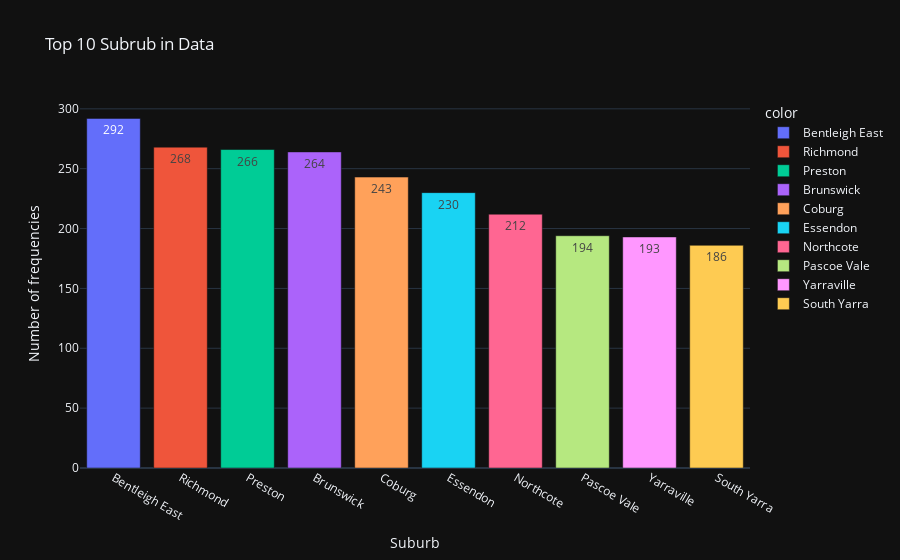

Write notebook code for a chart like this one.
### Code cell
fig = px.bar(df_cleaned['Suburb'].value_counts()[:10],
             color = df_cleaned['Suburb'].value_counts()[:10].index,
             template = 'plotly_dark',
             title = 'Top 10 Subrub in Data',
             labels = {'Subrub':'Name of Subrub','value':'Number of frequencies'},
             text_auto = True
             )
fig.show()

### Figure 1 — Plotly figure (JSON) as saved in the notebook; plotly's stock layout.template omitted (floating-point values rounded to 4 significant figures)
{"data": [{"hovertemplate": "color=Bentleigh East<br>Suburb=%{x}<br>Number of frequencies=%{y}<extra></extra>", "legendgroup": "Bentleigh East", "marker": {"color": "#636efa", "pattern": {"shape": ""}}, "name": "Bentleigh East", "orientation": "v", "showlegend": true, "textposition": "auto", "texttemplate": "%{y}", "type": "bar", "x": ["Bentleigh East"], "xaxis": "x", "y": [292], "yaxis": "y"}, {"hovertemplate": "color=Richmond<br>Suburb=%{x}<br>Number of frequencies=%{y}<extra></extra>", "legendgroup": "Richmond", "marker": {"color": "#EF553B", "pattern": {"shape": ""}}, "name": "Richmond", "orientation": "v", "showlegend": true, "textposition": "auto", "texttemplate": "%{y}", "type": "bar", "x": ["Richmond"], "xaxis": "x", "y": [268], "yaxis": "y"}, {"hovertemplate": "color=Preston<br>Suburb=%{x}<br>Number of frequencies=%{y}<extra></extra>", "legendgroup": "Preston", "marker": {"color": "#00cc96", "pattern": {"shape": ""}}, "name": "Preston", "orientation": "v", "showlegend": true, "textposition": "auto", "texttemplate": "%{y}", "type": "bar", "x": ["Preston"], "xaxis": "x", "y": [266], "yaxis": "y"}, {"hovertemplate": "color=Brunswick<br>Suburb=%{x}<br>Number of frequencies=%{y}<extra></extra>", "legendgroup": "Brunswick", "marker": {"color": "#ab63fa", "pattern": {"shape": ""}}, "name": "Brunswick", "orientation": "v", "showlegend": true, "textposition": "auto", "texttemplate": "%{y}", "type": "bar", "x": ["Brunswick"], "xaxis": "x", "y": [264], "yaxis": "y"}, {"hovertemplate": "color=Coburg<br>Suburb=%{x}<br>Number of frequencies=%{y}<extra></extra>", "legendgroup": "Coburg", "marker": {"color": "#FFA15A", "pattern": {"shape": ""}}, "name": "Coburg", "orientation": "v", "showlegend": true, "textposition": "auto", "texttemplate": "%{y}", "type": "bar", "x": ["Coburg"], "xaxis": "x", "y": [243], "yaxis": "y"}, {"hovertemplate": "color=Essendon<br>Suburb=%{x}<br>Number of frequencies=%{y}<extra></extra>", "legendgroup": "Essendon", "marker": {"color": "#19d3f3", "pattern": {"shape": ""}}, "name": "Essendon", "orientation": "v", "showlegend": true, "textposition": "auto", "texttemplate": "%{y}", "type": "bar", "x": ["Essendon"], "xaxis": "x", "y": [230], "yaxis": "y"}, {"hovertemplate": "color=Northcote<br>Suburb=%{x}<br>Number of frequencies=%{y}<extra></extra>", "legendgroup": "Northcote", "marker": {"color": "#FF6692", "pattern": {"shape": ""}}, "name": "Northcote", "orientation": "v", "showlegend": true, "textposition": "auto", "texttemplate": "%{y}", "type": "bar", "x": ["Northcote"], "xaxis": "x", "y": [212], "yaxis": "y"}, {"hovertemplate": "color=Pascoe Vale<br>Suburb=%{x}<br>Number of frequencies=%{y}<extra></extra>", "legendgroup": "Pascoe Vale", "marker": {"color": "#B6E880", "pattern": {"shape": ""}}, "name": "Pascoe Vale", "orientation": "v", "showlegend": true, "textposition": "auto", "texttemplate": "%{y}", "type": "bar", "x": ["Pascoe Vale"], "xaxis": "x", "y": [194], "yaxis": "y"}, {"hovertemplate": "color=Yarraville<br>Suburb=%{x}<br>Number of frequencies=%{y}<extra></extra>", "legendgroup": "Yarraville", "marker": {"color": "#FF97FF", "pattern": {"shape": ""}}, "name": "Yarraville", "orientation": "v", "showlegend": true, "textposition": "auto", "texttemplate": "%{y}", "type": "bar", "x": ["Yarraville"], "xaxis": "x", "y": [193], "yaxis": "y"}, {"hovertemplate": "color=South Yarra<br>Suburb=%{x}<br>Number of frequencies=%{y}<extra></extra>", "legendgroup": "South Yarra", "marker": {"color": "#FECB52", "pattern": {"shape": ""}}, "name": "South Yarra", "orientation": "v", "showlegend": true, "textposition": "auto", "texttemplate": "%{y}", "type": "bar", "x": ["South Yarra"], "xaxis": "x", "y": [186], "yaxis": "y"}], "layout": {"barmode": "relative", "legend": {"title": {"text": "color"}, "tracegroupgap": 0}, "title": {"text": "Top 10 Subrub in Data"}, "xaxis": {"anchor": "y", "domain": [0, 1], "title": {"text": "Suburb"}}, "yaxis": {"anchor": "x", "domain": [0, 1], "title": {"text": "Number of frequencies"}}}}
